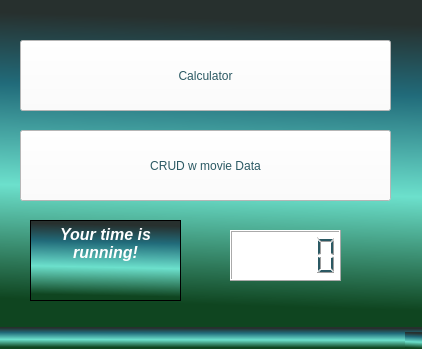
<?xml version="1.0" encoding="UTF-8"?>
<ui version="4.0">
 <class>Login_main</class>
 <widget class="QMainWindow" name="Login_main">
  <property name="geometry">
   <rect>
    <x>0</x>
    <y>0</y>
    <width>422</width>
    <height>349</height>
   </rect>
  </property>
  <property name="windowTitle">
   <string>MainWindow</string>
  </property>
  <property name="styleSheet">
   <string notr="true">background:qlineargradient(spread:pad, x1:0.812, y1:0.943182, x2:0.846, y2:0.063, stop:0 rgba(15, 69, 32, 255), stop:0.394231 rgba(108, 224, 204, 255), stop:0.745192 rgba(33, 107, 122, 255), stop:0.990385 rgba(39, 48, 46, 255)); 
color:white;
</string>
  </property>
  <widget class="QWidget" name="centralwidget">
   <widget class="QPushButton" name="loginbutton">
    <property name="enabled">
     <bool>true</bool>
    </property>
    <property name="geometry">
     <rect>
      <x>20</x>
      <y>40</y>
      <width>371</width>
      <height>71</height>
     </rect>
    </property>
    <property name="font">
     <font>
      <family>Segoe UI</family>
      <pointsize>9</pointsize>
      <italic>false</italic>
      <fontweight>Black</fontweight>
     </font>
    </property>
    <property name="styleSheet">
     <string notr="true">background-color: white;
color:rgb(43, 89, 99);
font: 900 9pt &quot;Segoe UI&quot;;</string>
    </property>
    <property name="text">
     <string>Calculator</string>
    </property>
    <property name="icon">
     <iconset>
      <normalon>:/png/yay bee.webp</normalon>
     </iconset>
    </property>
    <property name="iconSize">
     <size>
      <width>60</width>
      <height>60</height>
     </size>
    </property>
   </widget>
   <widget class="QPushButton" name="insertbtn">
    <property name="enabled">
     <bool>true</bool>
    </property>
    <property name="geometry">
     <rect>
      <x>20</x>
      <y>130</y>
      <width>371</width>
      <height>71</height>
     </rect>
    </property>
    <property name="font">
     <font>
      <family>Segoe UI</family>
      <pointsize>9</pointsize>
      <italic>false</italic>
      <fontweight>Black</fontweight>
     </font>
    </property>
    <property name="styleSheet">
     <string notr="true">background-color: white;
color:rgb(43, 89, 99);
font: 900 9pt &quot;Segoe UI&quot;;</string>
    </property>
    <property name="text">
     <string>CRUD w movie Data</string>
    </property>
    <property name="icon">
     <iconset>
      <normalon>:/png/yay bee.webp</normalon>
     </iconset>
    </property>
    <property name="iconSize">
     <size>
      <width>60</width>
      <height>60</height>
     </size>
    </property>
   </widget>
   <widget class="QLCDNumber" name="lcdNumber">
    <property name="geometry">
     <rect>
      <x>230</x>
      <y>230</y>
      <width>111</width>
      <height>51</height>
     </rect>
    </property>
    <property name="styleSheet">
     <string notr="true">background-color: white;
color:rgb(43, 89, 99);
</string>
    </property>
   </widget>
   <widget class="QTextBrowser" name="textBrowser">
    <property name="geometry">
     <rect>
      <x>30</x>
      <y>220</y>
      <width>151</width>
      <height>81</height>
     </rect>
    </property>
    <property name="autoFillBackground">
     <bool>false</bool>
    </property>
    <property name="html">
     <string>&lt;!DOCTYPE HTML PUBLIC &quot;-//W3C//DTD HTML 4.0//EN&quot; &quot;http://www.w3.org/TR/REC-html40/strict.dtd&quot;&gt;
&lt;html&gt;&lt;head&gt;&lt;meta name=&quot;qrichtext&quot; content=&quot;1&quot; /&gt;&lt;meta charset=&quot;utf-8&quot; /&gt;&lt;style type=&quot;text/css&quot;&gt;
p, li { white-space: pre-wrap; }
hr { height: 1px; border-width: 0; }
li.unchecked::marker { content: &quot;\2610&quot;; }
li.checked::marker { content: &quot;\2612&quot;; }
&lt;/style&gt;&lt;/head&gt;&lt;body style=&quot; font-family:'Segoe UI'; font-size:9pt; font-weight:400; font-style:normal;&quot;&gt;
&lt;p align=&quot;center&quot; style=&quot; margin-top:0px; margin-bottom:0px; margin-left:0px; margin-right:0px; -qt-block-indent:0; text-indent:0px;&quot;&gt;&lt;span style=&quot; font-size:12pt; font-weight:700; font-style:italic;&quot;&gt;Your time is running!&lt;/span&gt;&lt;/p&gt;&lt;/body&gt;&lt;/html&gt;</string>
    </property>
   </widget>
  </widget>
  <widget class="QStatusBar" name="statusbar"/>
 </widget>
 <resources/>
 <connections/>
</ui>
